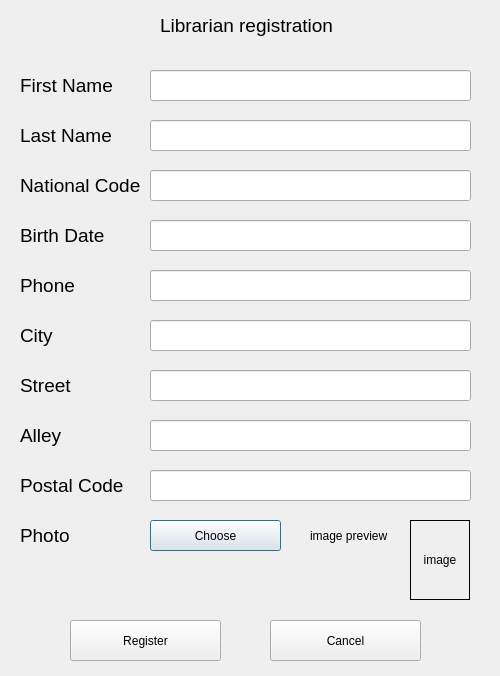
<?xml version="1.0" encoding="UTF-8"?>
<ui version="4.0">
 <class>regLibrarianForm</class>
 <widget class="QDialog" name="regLibrarianForm">
  <property name="enabled">
   <bool>true</bool>
  </property>
  <property name="geometry">
   <rect>
    <x>0</x>
    <y>0</y>
    <width>500</width>
    <height>676</height>
   </rect>
  </property>
  <property name="windowTitle">
   <string>Librarian Registration</string>
  </property>
  <widget class="QLabel" name="label">
   <property name="geometry">
    <rect>
     <x>160</x>
     <y>10</y>
     <width>201</width>
     <height>31</height>
    </rect>
   </property>
   <property name="font">
    <font>
     <pointsize>14</pointsize>
    </font>
   </property>
   <property name="text">
    <string>Librarian registration</string>
   </property>
  </widget>
  <widget class="QLabel" name="label_2">
   <property name="geometry">
    <rect>
     <x>20</x>
     <y>70</y>
     <width>201</width>
     <height>31</height>
    </rect>
   </property>
   <property name="font">
    <font>
     <pointsize>14</pointsize>
    </font>
   </property>
   <property name="text">
    <string>First Name</string>
   </property>
  </widget>
  <widget class="QLabel" name="labelbd">
   <property name="geometry">
    <rect>
     <x>20</x>
     <y>220</y>
     <width>201</width>
     <height>31</height>
    </rect>
   </property>
   <property name="font">
    <font>
     <pointsize>14</pointsize>
    </font>
   </property>
   <property name="text">
    <string>Birth Date</string>
   </property>
  </widget>
  <widget class="QLabel" name="label_4">
   <property name="geometry">
    <rect>
     <x>20</x>
     <y>120</y>
     <width>201</width>
     <height>31</height>
    </rect>
   </property>
   <property name="font">
    <font>
     <pointsize>14</pointsize>
    </font>
   </property>
   <property name="text">
    <string>Last Name</string>
   </property>
  </widget>
  <widget class="QLabel" name="P">
   <property name="geometry">
    <rect>
     <x>20</x>
     <y>270</y>
     <width>201</width>
     <height>31</height>
    </rect>
   </property>
   <property name="font">
    <font>
     <pointsize>14</pointsize>
    </font>
   </property>
   <property name="text">
    <string>Phone</string>
   </property>
  </widget>
  <widget class="QLabel" name="label_7">
   <property name="geometry">
    <rect>
     <x>20</x>
     <y>420</y>
     <width>201</width>
     <height>31</height>
    </rect>
   </property>
   <property name="font">
    <font>
     <pointsize>14</pointsize>
    </font>
   </property>
   <property name="text">
    <string>Alley</string>
   </property>
  </widget>
  <widget class="QLabel" name="label_8">
   <property name="geometry">
    <rect>
     <x>20</x>
     <y>320</y>
     <width>201</width>
     <height>31</height>
    </rect>
   </property>
   <property name="font">
    <font>
     <pointsize>14</pointsize>
    </font>
   </property>
   <property name="text">
    <string>City</string>
   </property>
  </widget>
  <widget class="QLabel" name="label_9">
   <property name="geometry">
    <rect>
     <x>20</x>
     <y>370</y>
     <width>201</width>
     <height>31</height>
    </rect>
   </property>
   <property name="font">
    <font>
     <pointsize>14</pointsize>
    </font>
   </property>
   <property name="text">
    <string>Street</string>
   </property>
  </widget>
  <widget class="QLabel" name="label_10">
   <property name="geometry">
    <rect>
     <x>20</x>
     <y>170</y>
     <width>201</width>
     <height>31</height>
    </rect>
   </property>
   <property name="font">
    <font>
     <pointsize>14</pointsize>
    </font>
   </property>
   <property name="text">
    <string>National Code</string>
   </property>
  </widget>
  <widget class="QLabel" name="label_11">
   <property name="geometry">
    <rect>
     <x>20</x>
     <y>470</y>
     <width>201</width>
     <height>31</height>
    </rect>
   </property>
   <property name="font">
    <font>
     <pointsize>14</pointsize>
    </font>
   </property>
   <property name="text">
    <string>Postal Code</string>
   </property>
  </widget>
  <widget class="QLabel" name="label_12">
   <property name="geometry">
    <rect>
     <x>20</x>
     <y>520</y>
     <width>201</width>
     <height>31</height>
    </rect>
   </property>
   <property name="font">
    <font>
     <pointsize>14</pointsize>
    </font>
   </property>
   <property name="text">
    <string>Photo</string>
   </property>
  </widget>
  <widget class="QLineEdit" name="firstNameTxt">
   <property name="geometry">
    <rect>
     <x>150</x>
     <y>70</y>
     <width>321</width>
     <height>31</height>
    </rect>
   </property>
  </widget>
  <widget class="QLineEdit" name="lastNameTxt">
   <property name="geometry">
    <rect>
     <x>150</x>
     <y>120</y>
     <width>321</width>
     <height>31</height>
    </rect>
   </property>
  </widget>
  <widget class="QLineEdit" name="nationalCodeTxt">
   <property name="geometry">
    <rect>
     <x>150</x>
     <y>170</y>
     <width>321</width>
     <height>31</height>
    </rect>
   </property>
  </widget>
  <widget class="QLineEdit" name="birthDateTxt">
   <property name="geometry">
    <rect>
     <x>150</x>
     <y>220</y>
     <width>321</width>
     <height>31</height>
    </rect>
   </property>
  </widget>
  <widget class="QLineEdit" name="phoneTxt">
   <property name="geometry">
    <rect>
     <x>150</x>
     <y>270</y>
     <width>321</width>
     <height>31</height>
    </rect>
   </property>
  </widget>
  <widget class="QLineEdit" name="cityTxt">
   <property name="geometry">
    <rect>
     <x>150</x>
     <y>320</y>
     <width>321</width>
     <height>31</height>
    </rect>
   </property>
  </widget>
  <widget class="QLineEdit" name="streetTxt">
   <property name="geometry">
    <rect>
     <x>150</x>
     <y>370</y>
     <width>321</width>
     <height>31</height>
    </rect>
   </property>
  </widget>
  <widget class="QLineEdit" name="alleyTxt">
   <property name="geometry">
    <rect>
     <x>150</x>
     <y>420</y>
     <width>321</width>
     <height>31</height>
    </rect>
   </property>
  </widget>
  <widget class="QLineEdit" name="postalCodeTxt">
   <property name="geometry">
    <rect>
     <x>150</x>
     <y>470</y>
     <width>321</width>
     <height>31</height>
    </rect>
   </property>
  </widget>
  <widget class="QPushButton" name="photoBtn">
   <property name="geometry">
    <rect>
     <x>150</x>
     <y>520</y>
     <width>131</width>
     <height>31</height>
    </rect>
   </property>
   <property name="text">
    <string>Choose</string>
   </property>
  </widget>
  <widget class="QLabel" name="imagePreviewLabel">
   <property name="geometry">
    <rect>
     <x>410</x>
     <y>520</y>
     <width>60</width>
     <height>80</height>
    </rect>
   </property>
   <property name="layoutDirection">
    <enum>Qt::LeftToRight</enum>
   </property>
   <property name="frameShape">
    <enum>QFrame::Box</enum>
   </property>
   <property name="lineWidth">
    <number>1</number>
   </property>
   <property name="midLineWidth">
    <number>0</number>
   </property>
   <property name="text">
    <string>image</string>
   </property>
   <property name="alignment">
    <set>Qt::AlignCenter</set>
   </property>
   <property name="wordWrap">
    <bool>false</bool>
   </property>
  </widget>
  <widget class="QLabel" name="label_13">
   <property name="geometry">
    <rect>
     <x>310</x>
     <y>520</y>
     <width>81</width>
     <height>31</height>
    </rect>
   </property>
   <property name="text">
    <string>image preview</string>
   </property>
  </widget>
  <widget class="QPushButton" name="registerBtn">
   <property name="enabled">
    <bool>true</bool>
   </property>
   <property name="geometry">
    <rect>
     <x>70</x>
     <y>620</y>
     <width>151</width>
     <height>41</height>
    </rect>
   </property>
   <property name="text">
    <string>Register</string>
   </property>
   <property name="icon">
    <iconset>
     <normaloff>images/5.png</normaloff>images/5.png</iconset>
   </property>
  </widget>
  <widget class="QPushButton" name="cancelBtn">
   <property name="geometry">
    <rect>
     <x>270</x>
     <y>620</y>
     <width>151</width>
     <height>41</height>
    </rect>
   </property>
   <property name="text">
    <string>Cancel</string>
   </property>
   <property name="icon">
    <iconset>
     <normaloff>images/3 (3).png</normaloff>images/3 (3).png</iconset>
   </property>
  </widget>
 </widget>
 <resources/>
 <connections/>
</ui>
